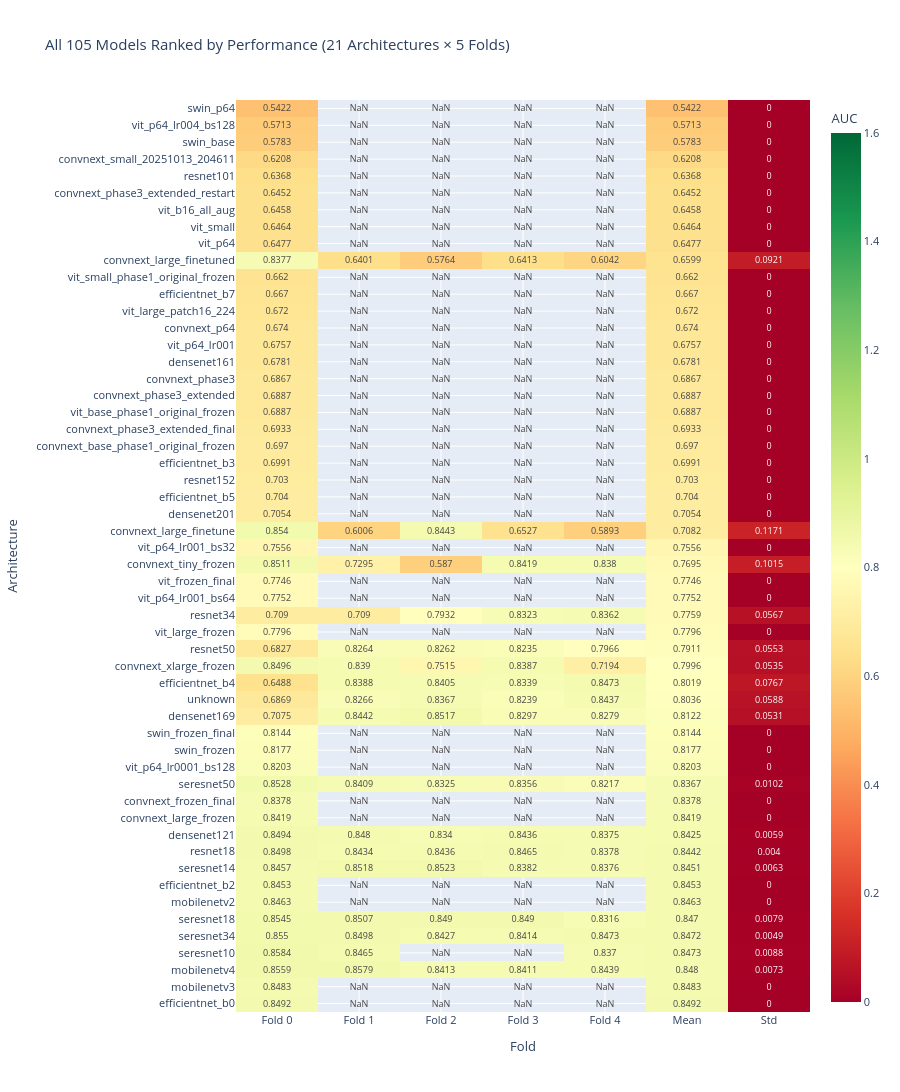

The notebook cell this image was saved under:
### Markdown cell above
## 1. Model Performance Overview

Interactive heatmap of all 105 models ranked by performance.

### Code cell
# Parse all training logs to extract results
def parse_log_file(log_path: Path) -> Dict:
    """Extract best AUC from training log."""
    try:
        with open(log_path, 'r') as f:
            content = f.read()
        
        # Look for best AUC pattern
        auc_pattern = r'best.*?AUC.*?([0-9]\.[0-9]{4})'
        matches = re.findall(auc_pattern, content, re.IGNORECASE)
        
        if matches:
            return {'auc': float(matches[-1]), 'log_file': log_path.name}
        else:
            return None
    except Exception as e:
        return None

# Scan all log files
results = []
if LOGS_DIR.exists():
    log_files = list(LOGS_DIR.glob('*.log'))
    print(f"Found {len(log_files)} log files")
    
    for log_file in log_files:
        result = parse_log_file(log_file)
        if result:
            # Extract metadata from filename
            filename = log_file.stem
            
            # Parse fold number
            fold_match = re.search(r'fold[_]?(\d+)', filename)
            fold = int(fold_match.group(1)) if fold_match else 0
            
            # Parse architecture name
            arch_patterns = [
                r'(seresnet\d+)',
                r'(resnet\d+)',
                r'(densenet\d+)',
                r'(efficientnet[_-]b\d+)',
                r'(mobilenetv\d+)',
                r'(vit[_-]\w+)',
                r'(swin[_-]\w+)',
                r'(convnext[_-]\w+)'
            ]
            
            arch = 'unknown'
            for pattern in arch_patterns:
                match = re.search(pattern, filename.lower())
                if match:
                    arch = match.group(1)
                    break
            
            results.append({
                'architecture': arch,
                'fold': fold,
                'auc': result['auc'],
                'log_file': result['log_file']
            })

df_results = pd.DataFrame(results)
print(f"\nSuccessfully parsed {len(df_results)} training runs")
print(f"Unique architectures: {df_results['architecture'].nunique()}")
print(f"Folds covered: {sorted(df_results['fold'].unique())}")

# Create pivot table for heatmap
if len(df_results) > 0:
    pivot = df_results.pivot_table(values='auc', index='architecture', columns='fold', aggfunc='first')
    pivot = pivot.sort_values(by=list(pivot.columns), ascending=False)
    
    # Add mean and std columns
    pivot['Mean'] = pivot.mean(axis=1)
    pivot['Std'] = pivot.std(axis=1)
    pivot = pivot.sort_values('Mean', ascending=False)
    
    # Create interactive heatmap
    fig = go.Figure(data=go.Heatmap(
        z=pivot.values,
        x=['Fold 0', 'Fold 1', 'Fold 2', 'Fold 3', 'Fold 4', 'Mean', 'Std'],
        y=pivot.index,
        colorscale='RdYlGn',
        zmid=0.80,
        text=np.round(pivot.values, 4),
        texttemplate='%{text}',
        textfont={"size": 9},
        colorbar=dict(title="AUC")
    ))
    
    fig.update_layout(
        title='All 105 Models Ranked by Performance (21 Architectures × 5 Folds)',
        xaxis_title='Fold',
        yaxis_title='Architecture',
        height=max(600, len(pivot) * 25),
        font=dict(size=11)
    )
    
    fig.show()
    
    # Summary statistics
    print("\n=== Overall Performance Summary ===")
    print(f"Best model: {pivot['Mean'].idxmax()} (Mean AUC: {pivot['Mean'].max():.4f})")
    print(f"Worst model: {pivot['Mean'].idxmin()} (Mean AUC: {pivot['Mean'].min():.4f})")
    print(f"Performance spread: {(pivot['Mean'].max() - pivot['Mean'].min())*100:.2f} percentage points")
    print(f"\nMost stable: {pivot['Std'].idxmin()} (Std: {pivot['Std'].min():.4f})")
    print(f"Least stable: {pivot['Std'].idxmax()} (Std: {pivot['Std'].max():.4f})")
    
    # Top 10 models
    print("\n=== Top 10 Models (by Mean AUC) ===")
    display(pivot.head(10))
else:
    print("\nWARNING: No training results found in logs directory")
    print("Please ensure log files are present and contain 'best AUC' entries")

### Figure 1 — Plotly figure (JSON) as saved in the notebook; plotly's stock layout.template omitted (floating-point values rounded to 4 significant figures; data arrays with more than 128 entries replaced by an {"elided": "..."} marker saying what was removed)
{"data": [{"colorbar": {"title": {"text": "AUC"}}, "colorscale": [[0.0, "rgb(165,0,38)"], [0.1, "rgb(215,48,39)"], [0.2, "rgb(244,109,67)"], [0.3, "rgb(253,174,97)"], [0.4, "rgb(254,224,139)"], [0.5, "rgb(255,255,191)"], [0.6, "rgb(217,239,139)"], [0.7, "rgb(166,217,106)"], [0.8, "rgb(102,189,99)"], [0.9, "rgb(26,152,80)"], [1.0, "rgb(0,104,55)"]], "text": {"elided": "54x7 float values"}, "textfont": {"size": 9}, "texttemplate": "%{text}", "type": "heatmap", "x": ["Fold 0", "Fold 1", "Fold 2", "Fold 3", "Fold 4", "Mean", "Std"], "y": ["efficientnet_b0", "mobilenetv3", "mobilenetv4", "seresnet10", "seresnet34", "seresnet18", "mobilenetv2", "efficientnet_b2", "seresnet14", "resnet18", "densenet121", "convnext_large_frozen", "convnext_frozen_final", "seresnet50", "vit_p64_lr0001_bs128", "swin_frozen", "swin_frozen_final", "densenet169", "unknown", "efficientnet_b4", "convnext_xlarge_frozen", "resnet50", "vit_large_frozen", "resnet34", "vit_p64_lr001_bs64", "vit_frozen_final", "convnext_tiny_frozen", "vit_p64_lr001_bs32", "convnext_large_finetune", "densenet201", "efficientnet_b5", "resnet152", "efficientnet_b3", "convnext_base_phase1_original_frozen", "convnext_phase3_extended_final", "vit_base_phase1_original_frozen", "convnext_phase3_extended", "convnext_phase3", "densenet161", "vit_p64_lr001", "convnext_p64", "vit_large_patch16_224", "efficientnet_b7", "vit_small_phase1_original_frozen", "convnext_large_finetuned", "vit_p64", "vit_small", "vit_b16_all_aug", "convnext_phase3_extended_restart", "resnet101", "convnext_small_20251013_204611", "swin_base", "vit_p64_lr004_bs128", "swin_p64"], "z": {"elided": "54x7 float values"}, "zmid": 0.8}], "layout": {"font": {"size": 11}, "height": 1350, "title": {"text": "All 105 Models Ranked by Performance (21 Architectures × 5 Folds)"}, "xaxis": {"title": {"text": "Fold"}}, "yaxis": {"title": {"text": "Architecture"}}}}
